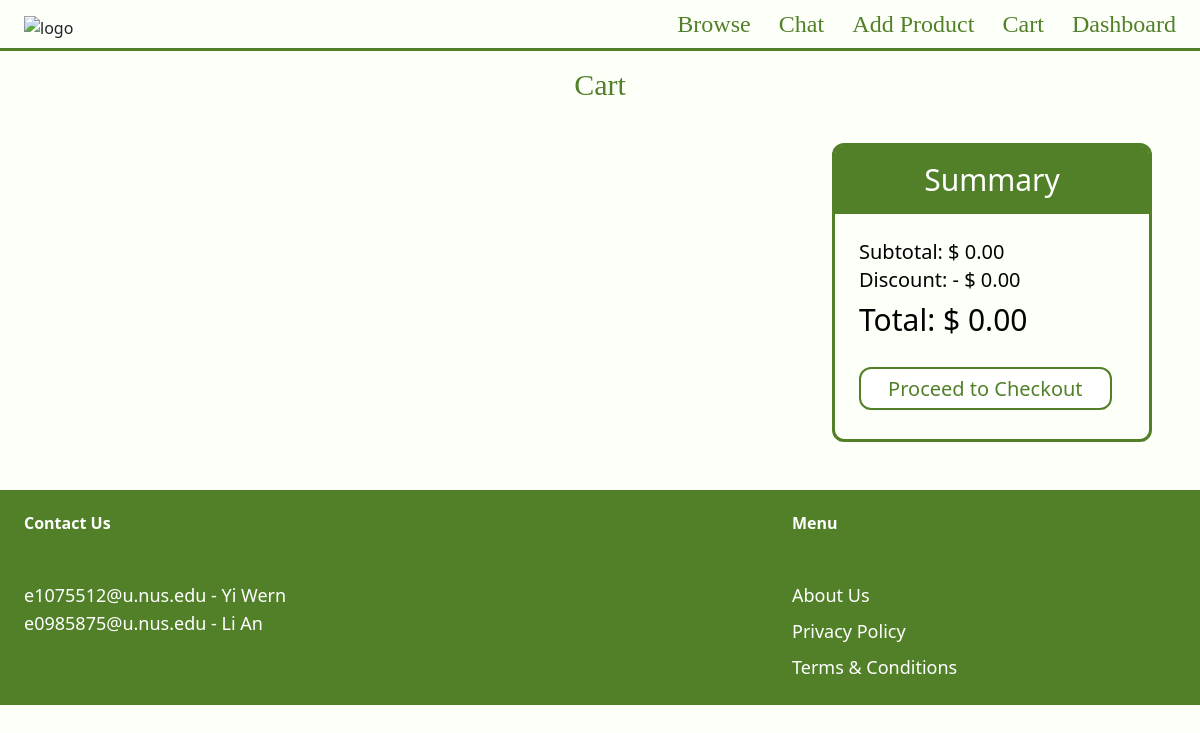
The page /checkout/ (signed in) on the database its author committed.
### checkout/models.py (models this page shows, shortened)
class Cart(models.Model):
    created_by = models.ForeignKey(User, related_name='cart', on_delete=models.CASCADE)
    ref_code = models.CharField(max_length=20, blank=True, null=True)
    products = models.ManyToManyField(CartProduct)
    start_date = models.DateTimeField(auto_now_add=True)
    created_at = models.DateTimeField()
    completed = models.BooleanField(default=False)
    @property
    def total_price(self):
        return sum(product.subtotal for product in self.products.filter(ordered=False))
    @property
    def amount_saved(self):
        return sum(product.pre_discount_subtotal for product in self.products.filter(ordered=False)) - sum(product.subtotal for product in self.products.filter(ordered=False))
    @property
    def subtotal(self):
        return sum(product.pre_discount_subtotal for product in self.products.filter(ordered=False))

### checkout/views.py (the view)
# urls.py: path('', views.index, name='index'),
@login_required
def index(request):
    products = CartProduct.objects.filter(created_by=request.user, ordered=False)
    cart_qs = Cart.objects.filter(created_by=request.user)
    if cart_qs:
        cart = cart_qs[0]
        return render(request, 'checkout/index.html', {
            'products': products,
            'cart': cart,
        })
    return render(request, 'checkout/index.html', {
            'products': products,
    })

### checkout/templates/checkout/index.html (shortened to what this page needs)
{% extends 'core/base.html' %}
{% block content %}
    <h1 class="my-3 text-3xl cinzel text-nushopprimary text-center">Cart</h1>
    <div class="grid grid-cols-6 gap-4">
        <div class="col-span-4">
        </div>
        <div class="col-span-2 border-nushopprimary-3 rounded-xl m-6">
            <div class="text-white text-3xl text-center bg-nushopprimary p-3 rounded-t-lg">
                <h1>Summary</h1>
            </div>
            <div class="text-left text-black m-6">
                <div class="text-xl">
                    <p>Subtotal: $ {{ cart.subtotal|floatformat:2 }}</p>
                    <p>Discount: - $ {{ cart.amount_saved|floatformat:2 }}</p>
                </div>
                <p class="text-3xl mt-2">Total: $ {{ cart.total_price|floatformat:2 }}</p>
            </div>
            <div class="m-6">
                <a href="{% url 'checkout:checkout'%}">
                    <button class="text-xl bt-nushopsecondary rounded-xl text-center">Proceed to Checkout</button>
                </a>
            </div>
        </div>
    </div>
{% endblock %}

### static/styles.css (style rules this page uses)
.bg-nushopprimary { background-color: #528029; }
.bg-nushopsecondary { background-color: #FDFFF9; }
.text-nushopprimary { color: #528029; }
.bt-nushopsecondary { color: #528029; background-color: white; border: 2px solid #528029; margin-top: 2%; margin-bottom: 2%; width: 95%; padding-top: 2%; padding-bottom: 2% }
.border-nushopprimary-3 { border: 3px solid #528029; }
.cinzel { font-family: 'Cinzel'; }

### rows shown on the page
Cart: subtotal "0.00", amount_saved "0.00", total_price "0.00"
